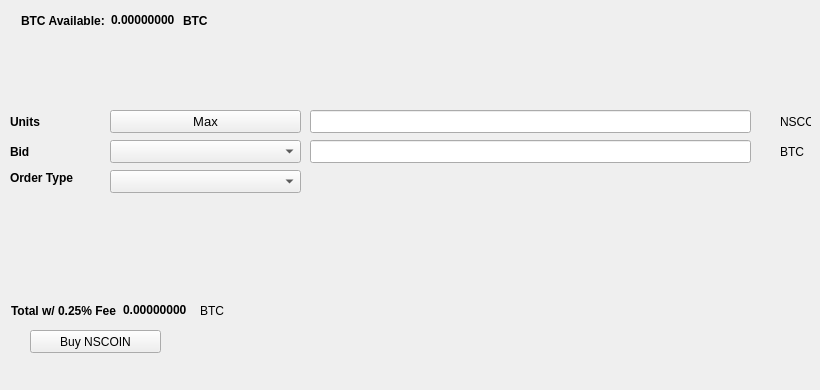
   <widget class="QWidget" name="BuyTab">
    <attribute name="title">
     <string>Buy</string>
    </attribute>
    <widget class="QPushButton" name="BuyNSCOIN">
     <property name="geometry">
      <rect>
       <x>30</x>
       <y>330</y>
       <width>131</width>
       <height>23</height>
      </rect>
     </property>
     <property name="text">
      <string>Buy NSCOIN</string>
     </property>
     <property name="icon">
      <iconset resource="../nscoin.qrc">
       <normaloff>:/icons/bitcoin</normaloff>:/icons/bitcoin</iconset>
     </property>
    </widget>
    <widget class="QLabel" name="label_3">
     <property name="geometry">
      <rect>
       <x>10</x>
       <y>110</y>
       <width>46</width>
       <height>23</height>
      </rect>
     </property>
     <property name="font">
      <font>
       <weight>75</weight>
       <bold>true</bold>
      </font>
     </property>
     <property name="text">
      <string>Units</string>
     </property>
    </widget>
    <widget class="QLineEdit" name="UnitsInput">
     <property name="geometry">
      <rect>
       <x>310</x>
       <y>110</y>
       <width>441</width>
       <height>23</height>
      </rect>
     </property>
     <property name="font">
      <font>
       <pointsize>9</pointsize>
       <weight>75</weight>
       <bold>true</bold>
      </font>
     </property>
    </widget>
    <widget class="QLineEdit" name="BuyBidPriceEdit">
     <property name="geometry">
      <rect>
       <x>310</x>
       <y>140</y>
       <width>441</width>
       <height>23</height>
      </rect>
     </property>
     <property name="font">
      <font>
       <pointsize>9</pointsize>
       <weight>75</weight>
       <bold>true</bold>
      </font>
     </property>
    </widget>
    <widget class="QLabel" name="label_4">
     <property name="geometry">
      <rect>
       <x>780</x>
       <y>110</y>
       <width>31</width>
       <height>23</height>
      </rect>
     </property>
     <property name="text">
      <string>NSCOIN</string>
     </property>
    </widget>
    <widget class="QLabel" name="label_5">
     <property name="geometry">
      <rect>
       <x>780</x>
       <y>140</y>
       <width>31</width>
       <height>23</height>
      </rect>
     </property>
     <property name="text">
      <string>BTC</string>
     </property>
    </widget>
    <widget class="QLabel" name="label_6">
     <property name="geometry">
      <rect>
       <x>10</x>
       <y>140</y>
       <width>46</width>
       <height>23</height>
      </rect>
     </property>
     <property name="font">
      <font>
       <weight>75</weight>
       <bold>true</bold>
      </font>
     </property>
     <property name="text">
      <string>Bid</string>
     </property>
    </widget>
    <widget class="QLabel" name="label_7">
     <property name="geometry">
      <rect>
       <x>10</x>
       <y>170</y>
       <width>91</width>
       <height>16</height>
      </rect>
     </property>
     <property name="font">
      <font>
       <weight>75</weight>
       <bold>true</bold>
      </font>
     </property>
     <property name="text">
      <string>Order Type</string>
     </property>
    </widget>
    <widget class="QPushButton" name="Buy_Max_Amount">
     <property name="geometry">
      <rect>
       <x>110</x>
       <y>110</y>
       <width>191</width>
       <height>23</height>
      </rect>
     </property>
     <property name="font">
      <font>
       <pointsize>10</pointsize>
      </font>
     </property>
     <property name="text">
      <string>Max</string>
     </property>
    </widget>
    <widget class="QComboBox" name="BuyBidcomboBox">
     <property name="geometry">
      <rect>
       <x>110</x>
       <y>140</y>
       <width>191</width>
       <height>23</height>
      </rect>
     </property>
     <property name="font">
      <font>
       <pointsize>10</pointsize>
      </font>
     </property>
    </widget>
    <widget class="QComboBox" name="buyOrdertypeCombo">
     <property name="geometry">
      <rect>
       <x>110</x>
       <y>170</y>
       <width>191</width>
       <height>23</height>
      </rect>
     </property>
     <property name="font">
      <font>
       <pointsize>10</pointsize>
      </font>
     </property>
    </widget>
    <widget class="QWidget" name="layoutWidget1">
     <property name="geometry">
      <rect>
       <x>21</x>
       <y>11</y>
       <width>227</width>
       <height>19</height>
      </rect>
     </property>
     <layout class="QHBoxLayout" name="horizontalLayout_3">
      <item>
       <widget class="QLabel" name="label232">
        <property name="font">
         <font>
          <weight>75</weight>
          <bold>true</bold>
         </font>
        </property>
        <property name="text">
         <string>BTC Available:</string>
        </property>
       </widget>
      </item>
      <item>
       <widget class="QLabel" name="BtcAvailableLbl">
        <property name="palette">
         <palette>
          <active>
           <colorrole role="WindowText">
            <brush brushstyle="SolidPattern">
             <color alpha="255">
              <red>0</red>
              <green>0</green>
              <blue>0</blue>
             </color>
            </brush>
           </colorrole>
           <colorrole role="Button">
            <brush brushstyle="SolidPattern">
             <color alpha="255">
              <red>0</red>
              <green>170</green>
              <blue>0</blue>
             </color>
            </brush>
           </colorrole>
           <colorrole role="Light">
            <brush brushstyle="SolidPattern">
             <color alpha="255">
              <red>0</red>
              <green>255</green>
              <blue>0</blue>
             </color>
            </brush>
           </colorrole>
           <colorrole role="Midlight">
            <brush brushstyle="SolidPattern">
             <color alpha="255">
              <red>0</red>
              <green>212</green>
              <blue>0</blue>
             </color>
            </brush>
           </colorrole>
           <colorrole role="Dark">
            <brush brushstyle="SolidPattern">
             <color alpha="255">
              <red>0</red>
              <green>85</green>
              <blue>0</blue>
             </color>
            </brush>
           </colorrole>
           <colorrole role="Mid">
            <brush brushstyle="SolidPattern">
             <color alpha="255">
              <red>0</red>
              <green>113</green>
              <blue>0</blue>
             </color>
            </brush>
           </colorrole>
           <colorrole role="Text">
            <brush brushstyle="SolidPattern">
             <color alpha="255">
              <red>0</red>
              <green>170</green>
              <blue>0</blue>
             </color>
            </brush>
           </colorrole>
           <colorrole role="BrightText">
            <brush brushstyle="SolidPattern">
             <color alpha="255">
              <red>255</red>
              <green>255</green>
              <blue>255</blue>
             </color>
            </brush>
           </colorrole>
           <colorrole role="ButtonText">
            <brush brushstyle="SolidPattern">
             <color alpha="255">
              <red>0</red>
              <green>0</green>
              <blue>0</blue>
             </color>
            </brush>
           </colorrole>
           <colorrole role="Base">
            <brush brushstyle="SolidPattern">
             <color alpha="255">
              <red>255</red>
              <green>255</green>
              <blue>255</blue>
             </color>
            </brush>
           </colorrole>
           <colorrole role="Window">
            <brush brushstyle="SolidPattern">
             <color alpha="255">
              <red>0</red>
              <green>170</green>
              <blue>0</blue>
             </color>
            </brush>
           </colorrole>
           <colorrole role="Shadow">
            <brush brushstyle="SolidPattern">
             <color alpha="255">
              <red>0</red>
              <green>0</green>
              <blue>0</blue>
             </color>
            </brush>
           </colorrole>
           <colorrole role="AlternateBase">
            <brush brushstyle="SolidPattern">
             <color alpha="255">
              <red>127</red>
              <green>212</green>
              <blue>127</blue>
             </color>
            </brush>
           </colorrole>
           <colorrole role="ToolTipBase">
            <brush brushstyle="SolidPattern">
             <color alpha="255">
              <red>255</red>
              <green>255</green>
              <blue>220</blue>
             </color>
            </brush>
           </colorrole>
           <colorrole role="ToolTipText">
            <brush brushstyle="SolidPattern">
             <color alpha="255">
              <red>0</red>
              <green>0</green>
              <blue>0</blue>
             </color>
            </brush>
           </colorrole>
          </active>
          <inactive>
           <colorrole role="WindowText">
            <brush brushstyle="SolidPattern">
             <color alpha="255">
              <red>0</red>
              <green>0</green>
              <blue>0</blue>
             </color>
            </brush>
           </colorrole>
           <colorrole role="Button">
            <brush brushstyle="SolidPattern">
             <color alpha="255">
              <red>0</red>
              <green>170</green>
              <blue>0</blue>
             </color>
            </brush>
           </colorrole>
           <colorrole role="Light">
            <brush brushstyle="SolidPattern">
             <color alpha="255">
              <red>0</red>
              <green>255</green>
              <blue>0</blue>
             </color>
            </brush>
           </colorrole>
           <colorrole role="Midlight">
            <brush brushstyle="SolidPattern">
             <color alpha="255">
              <red>0</red>
              <green>212</green>
              <blue>0</blue>
             </color>
            </brush>
           </colorrole>
           <colorrole role="Dark">
            <brush brushstyle="SolidPattern">
             <color alpha="255">
              <red>0</red>
              <green>85</green>
              <blue>0</blue>
             </color>
            </brush>
           </colorrole>
           <colorrole role="Mid">
            <brush brushstyle="SolidPattern">
             <color alpha="255">
              <red>0</red>
              <green>113</green>
              <blue>0</blue>
             </color>
            </brush>
           </colorrole>
           <colorrole role="Text">
            <brush brushstyle="SolidPattern">
             <color alpha="255">
              <red>0</red>
              <green>170</green>
              <blue>0</blue>
             </color>
            </brush>
           </colorrole>
           <colorrole role="BrightText">
            <brush brushstyle="SolidPattern">
             <color alpha="255">
              <red>255</red>
              <green>255</green>
              <blue>255</blue>
             </color>
            </brush>
           </colorrole>
           <colorrole role="ButtonText">
            <brush brushstyle="SolidPattern">
             <color alpha="255">
              <red>0</red>
              <green>0</green>
              <blue>0</blue>
             </color>
            </brush>
           </colorrole>
           <colorrole role="Base">
            <brush brushstyle="SolidPattern">
             <color alpha="255">
              <red>255</red>
              <green>255</green>
              <blue>255</blue>
             </color>
            </brush>
           </colorrole>
           <colorrole role="Window">
            <brush brushstyle="SolidPattern">
             <color alpha="255">
              <red>0</red>
              <green>170</green>
              <blue>0</blue>
             </color>
            </brush>
           </colorrole>
           <colorrole role="Shadow">
            <brush brushstyle="SolidPattern">
             <color alpha="255">
              <red>0</red>
              <green>0</green>
              <blue>0</blue>
             </color>
            </brush>
           </colorrole>
           <colorrole role="AlternateBase">
            <brush brushstyle="SolidPattern">
             <color alpha="255">
              <red>127</red>
              <green>212</green>
              <blue>127</blue>
             </color>
            </brush>
           </colorrole>
           <colorrole role="ToolTipBase">
            <brush brushstyle="SolidPattern">
             <color alpha="255">
              <red>255</red>
              <green>255</green>
              <blue>220</blue>
             </color>
            </brush>
           </colorrole>
           <colorrole role="ToolTipText">
            <brush brushstyle="SolidPattern">
             <color alpha="255">
              <red>0</red>
              <green>0</green>
              <blue>0</blue>
             </color>
            </brush>
           </colorrole>
          </inactive>
          <disabled>
           <colorrole role="WindowText">
            <brush brushstyle="SolidPattern">
             <color alpha="255">
              <red>0</red>
              <green>85</green>
              <blue>0</blue>
             </color>
            </brush>
           </colorrole>
           <colorrole role="Button">
            <brush brushstyle="SolidPattern">
             <color alpha="255">
              <red>0</red>
              <green>170</green>
              <blue>0</blue>
             </color>
            </brush>
           </colorrole>
           <colorrole role="Light">
            <brush brushstyle="SolidPattern">
             <color alpha="255">
              <red>0</red>
              <green>255</green>
              <blue>0</blue>
             </color>
            </brush>
           </colorrole>
           <colorrole role="Midlight">
            <brush brushstyle="SolidPattern">
             <color alpha="255">
              <red>0</red>
              <green>212</green>
              <blue>0</blue>
             </color>
            </brush>
           </colorrole>
           <colorrole role="Dark">
            <brush brushstyle="SolidPattern">
             <color alpha="255">
              <red>0</red>
              <green>85</green>
              <blue>0</blue>
             </color>
            </brush>
           </colorrole>
           <colorrole role="Mid">
            <brush brushstyle="SolidPattern">
             <color alpha="255">
              <red>0</red>
              <green>113</green>
              <blue>0</blue>
             </color>
            </brush>
           </colorrole>
           <colorrole role="Text">
            <brush brushstyle="SolidPattern">
             <color alpha="255">
              <red>0</red>
              <green>85</green>
              <blue>0</blue>
             </color>
            </brush>
           </colorrole>
           <colorrole role="BrightText">
            <brush brushstyle="SolidPattern">
             <color alpha="255">
              <red>255</red>
              <green>255</green>
              <blue>255</blue>
             </color>
            </brush>
           </colorrole>
           <colorrole role="ButtonText">
            <brush brushstyle="SolidPattern">
             <color alpha="255">
              <red>0</red>
              <green>85</green>
              <blue>0</blue>
             </color>
            </brush>
           </colorrole>
           <colorrole role="Base">
            <brush brushstyle="SolidPattern">
             <color alpha="255">
              <red>0</red>
              <green>170</green>
              <blue>0</blue>
             </color>
            </brush>
           </colorrole>
           <colorrole role="Window">
            <brush brushstyle="SolidPattern">
             <color alpha="255">
              <red>0</red>
              <green>170</green>
              <blue>0</blue>
             </color>
            </brush>
           </colorrole>
           <colorrole role="Shadow">
            <brush brushstyle="SolidPattern">
             <color alpha="255">
              <red>0</red>
              <green>0</green>
              <blue>0</blue>
             </color>
            </brush>
           </colorrole>
           <colorrole role="AlternateBase">
            <brush brushstyle="SolidPattern">
             <color alpha="255">
              <red>0</red>
              <green>170</green>
              <blue>0</blue>
             </color>
            </brush>
           </colorrole>
           <colorrole role="ToolTipBase">
            <brush brushstyle="SolidPattern">
             <color alpha="255">
              <red>255</red>
              <green>255</green>
              <blue>220</blue>
             </color>
            </brush>
           </colorrole>
           <colorrole role="ToolTipText">
            <brush brushstyle="SolidPattern">
             <color alpha="255">
              <red>0</red>
              <green>0</green>
              <blue>0</blue>
             </color>
            </brush>
           </colorrole>
          </disabled>
         </palette>
        </property>
        <property name="font">
         <font>
          <weight>75</weight>
          <bold>true</bold>
         </font>
        </property>
        <property name="text">
         <string>0.00000000</string>
        </property>
        <property name="textInteractionFlags">
         <set>Qt::LinksAccessibleByMouse|Qt::TextSelectableByKeyboard|Qt::TextSelectableByMouse</set>
        </property>
       </widget>
      </item>
      <item>
       <widget class="QLabel" name="BtcAvailableLbl_2">
        <property name="font">
         <font>
          <weight>75</weight>
          <bold>true</bold>
         </font>
        </property>
        <property name="text">
         <string>BTC</string>
        </property>
       </widget>
      </item>
     </layout>
    </widget>
    <widget class="QWidget" name="layoutWidge2">
     <property name="geometry">
      <rect>
       <x>11</x>
       <y>301</y>
       <width>259</width>
       <height>19</height>
      </rect>
     </property>
     <layout class="QHBoxLayout" name="horizontalLayout_4">
      <item>
       <widget class="QLabel" name="label_9">
        <property name="font">
         <font>
          <weight>75</weight>
          <bold>true</bold>
         </font>
        </property>
        <property name="text">
         <string>Total w/ 0.25% Fee</string>
        </property>
       </widget>
      </item>
      <item>
       <widget class="QLabel" name="BuyCostLabel">
        <property name="palette">
         <palette>
          <active>
           <colorrole role="WindowText">
            <brush brushstyle="SolidPattern">
             <color alpha="255">
              <red>0</red>
              <green>0</green>
              <blue>0</blue>
             </color>
            </brush>
           </colorrole>
           <colorrole role="Button">
            <brush brushstyle="SolidPattern">
             <color alpha="255">
              <red>0</red>
              <green>170</green>
              <blue>0</blue>
             </color>
            </brush>
           </colorrole>
           <colorrole role="Light">
            <brush brushstyle="SolidPattern">
             <color alpha="255">
              <red>0</red>
              <green>255</green>
              <blue>0</blue>
             </color>
            </brush>
           </colorrole>
           <colorrole role="Midlight">
            <brush brushstyle="SolidPattern">
             <color alpha="255">
              <red>0</red>
              <green>212</green>
              <blue>0</blue>
             </color>
            </brush>
           </colorrole>
           <colorrole role="Dark">
            <brush brushstyle="SolidPattern">
             <color alpha="255">
              <red>0</red>
              <green>85</green>
              <blue>0</blue>
             </color>
            </brush>
           </colorrole>
           <colorrole role="Mid">
            <brush brushstyle="SolidPattern">
             <color alpha="255">
              <red>0</red>
              <green>113</green>
              <blue>0</blue>
             </color>
            </brush>
           </colorrole>
           <colorrole role="Text">
            <brush brushstyle="SolidPattern">
             <color alpha="255">
              <red>0</red>
              <green>170</green>
              <blue>0</blue>
             </color>
            </brush>
           </colorrole>
           <colorrole role="BrightText">
            <brush brushstyle="SolidPattern">
             <color alpha="255">
              <red>255</red>
              <green>255</green>
              <blue>255</blue>
             </color>
            </brush>
           </colorrole>
           <colorrole role="ButtonText">
            <brush brushstyle="SolidPattern">
             <color alpha="255">
              <red>0</red>
              <green>0</green>
              <blue>0</blue>
             </color>
            </brush>
           </colorrole>
           <colorrole role="Base">
            <brush brushstyle="SolidPattern">
             <color alpha="255">
              <red>255</red>
              <green>255</green>
              <blue>255</blue>
             </color>
            </brush>
           </colorrole>
           <colorrole role="Window">
            <brush brushstyle="SolidPattern">
             <color alpha="255">
              <red>0</red>
              <green>170</green>
              <blue>0</blue>
             </color>
            </brush>
           </colorrole>
           <colorrole role="Shadow">
            <brush brushstyle="SolidPattern">
             <color alpha="255">
              <red>0</red>
              <green>0</green>
              <blue>0</blue>
             </color>
            </brush>
           </colorrole>
           <colorrole role="AlternateBase">
            <brush brushstyle="SolidPattern">
             <color alpha="255">
              <red>127</red>
              <green>212</green>
              <blue>127</blue>
             </color>
            </brush>
           </colorrole>
           <colorrole role="ToolTipBase">
            <brush brushstyle="SolidPattern">
             <color alpha="255">
              <red>255</red>
              <green>255</green>
              <blue>220</blue>
             </color>
            </brush>
           </colorrole>
           <colorrole role="ToolTipText">
            <brush brushstyle="SolidPattern">
             <color alpha="255">
              <red>0</red>
              <green>0</green>
              <blue>0</blue>
             </color>
            </brush>
           </colorrole>
          </active>
          <inactive>
           <colorrole role="WindowText">
            <brush brushstyle="SolidPattern">
             <color alpha="255">
              <red>0</red>
              <green>0</green>
              <blue>0</blue>
             </color>
            </brush>
           </colorrole>
           <colorrole role="Button">
            <brush brushstyle="SolidPattern">
             <color alpha="255">
              <red>0</red>
              <green>170</green>
              <blue>0</blue>
             </color>
            </brush>
           </colorrole>
           <colorrole role="Light">
            <brush brushstyle="SolidPattern">
             <color alpha="255">
              <red>0</red>
              <green>255</green>
              <blue>0</blue>
             </color>
            </brush>
           </colorrole>
           <colorrole role="Midlight">
            <brush brushstyle="SolidPattern">
             <color alpha="255">
              <red>0</red>
              <green>212</green>
              <blue>0</blue>
             </color>
            </brush>
           </colorrole>
           <colorrole role="Dark">
            <brush brushstyle="SolidPattern">
             <color alpha="255">
              <red>0</red>
              <green>85</green>
              <blue>0</blue>
             </color>
            </brush>
           </colorrole>
           <colorrole role="Mid">
            <brush brushstyle="SolidPattern">
             <color alpha="255">
              <red>0</red>
              <green>113</green>
              <blue>0</blue>
             </color>
            </brush>
           </colorrole>
           <colorrole role="Text">
            <brush brushstyle="SolidPattern">
             <color alpha="255">
              <red>0</red>
              <green>170</green>
              <blue>0</blue>
             </color>
            </brush>
           </colorrole>
           <colorrole role="BrightText">
            <brush brushstyle="SolidPattern">
             <color alpha="255">
              <red>255</red>
              <green>255</green>
              <blue>255</blue>
             </color>
            </brush>
           </colorrole>
           <colorrole role="ButtonText">
            <brush brushstyle="SolidPattern">
             <color alpha="255">
              <red>0</red>
              <green>0</green>
              <blue>0</blue>
             </color>
            </brush>
           </colorrole>
           <colorrole role="Base">
            <brush brushstyle="SolidPattern">
             <color alpha="255">
              <red>255</red>
              <green>255</green>
              <blue>255</blue>
             </color>
            </brush>
           </colorrole>
           <colorrole role="Window">
            <brush brushstyle="SolidPattern">
             <color alpha="255">
              <red>0</red>
              <green>170</green>
              <blue>0</blue>
             </color>
            </brush>
           </colorrole>
           <colorrole role="Shadow">
            <brush brushstyle="SolidPattern">
             <color alpha="255">
              <red>0</red>
              <green>0</green>
              <blue>0</blue>
             </color>
            </brush>
           </colorrole>
           <colorrole role="AlternateBase">
            <brush brushstyle="SolidPattern">
             <color alpha="255">
              <red>127</red>
              <green>212</green>
              <blue>127</blue>
             </color>
            </brush>
           </colorrole>
           <colorrole role="ToolTipBase">
            <brush brushstyle="SolidPattern">
             <color alpha="255">
              <red>255</red>
              <green>255</green>
              <blue>220</blue>
             </color>
            </brush>
           </colorrole>
           <colorrole role="ToolTipText">
            <brush brushstyle="SolidPattern">
             <color alpha="255">
              <red>0</red>
              <green>0</green>
              <blue>0</blue>
             </color>
            </brush>
           </colorrole>
          </inactive>
          <disabled>
           <colorrole role="WindowText">
            <brush brushstyle="SolidPattern">
             <color alpha="255">
              <red>0</red>
              <green>85</green>
              <blue>0</blue>
             </color>
            </brush>
           </colorrole>
           <colorrole role="Button">
            <brush brushstyle="SolidPattern">
             <color alpha="255">
              <red>0</red>
              <green>170</green>
              <blue>0</blue>
             </color>
            </brush>
           </colorrole>
           <colorrole role="Light">
            <brush brushstyle="SolidPattern">
             <color alpha="255">
              <red>0</red>
              <green>255</green>
              <blue>0</blue>
             </color>
            </brush>
           </colorrole>
           <colorrole role="Midlight">
            <brush brushstyle="SolidPattern">
             <color alpha="255">
              <red>0</red>
              <green>212</green>
              <blue>0</blue>
             </color>
            </brush>
           </colorrole>
           <colorrole role="Dark">
            <brush brushstyle="SolidPattern">
             <color alpha="255">
              <red>0</red>
              <green>85</green>
              <blue>0</blue>
             </color>
            </brush>
           </colorrole>
           <colorrole role="Mid">
            <brush brushstyle="SolidPattern">
             <color alpha="255">
              <red>0</red>
              <green>113</green>
              <blue>0</blue>
             </color>
            </brush>
           </colorrole>
           <colorrole role="Text">
            <brush brushstyle="SolidPattern">
             <color alpha="255">
              <red>0</red>
              <green>85</green>
              <blue>0</blue>
             </color>
            </brush>
           </colorrole>
           <colorrole role="BrightText">
            <brush brushstyle="SolidPattern">
             <color alpha="255">
              <red>255</red>
              <green>255</green>
              <blue>255</blue>
             </color>
            </brush>
           </colorrole>
           <colorrole role="ButtonText">
            <brush brushstyle="SolidPattern">
             <color alpha="255">
              <red>0</red>
              <green>85</green>
              <blue>0</blue>
             </color>
            </brush>
           </colorrole>
           <colorrole role="Base">
            <brush brushstyle="SolidPattern">
             <color alpha="255">
              <red>0</red>
              <green>170</green>
              <blue>0</blue>
             </color>
            </brush>
           </colorrole>
           <colorrole role="Window">
            <brush brushstyle="SolidPattern">
             <color alpha="255">
              <red>0</red>
              <green>170</green>
              <blue>0</blue>
             </color>
            </brush>
           </colorrole>
           <colorrole role="Shadow">
            <brush brushstyle="SolidPattern">
             <color alpha="255">
              <red>0</red>
              <green>0</green>
              <blue>0</blue>
             </color>
            </brush>
           </colorrole>
           <colorrole role="AlternateBase">
            <brush brushstyle="SolidPattern">
             <color alpha="255">
              <red>0</red>
              <green>170</green>
              <blue>0</blue>
             </color>
            </brush>
           </colorrole>
           <colorrole role="ToolTipBase">
            <brush brushstyle="SolidPattern">
             <color alpha="255">
              <red>255</red>
              <green>255</green>
              <blue>220</blue>
             </color>
            </brush>
           </colorrole>
           <colorrole role="ToolTipText">
            <brush brushstyle="SolidPattern">
             <color alpha="255">
              <red>0</red>
              <green>0</green>
              <blue>0</blue>
             </color>
            </brush>
           </colorrole>
          </disabled>
         </palette>
        </property>
        <property name="font">
         <font>
          <weight>75</weight>
          <bold>true</bold>
         </font>
        </property>
        <property name="autoFillBackground">
         <bool>false</bool>
        </property>
        <property name="text">
         <string>0.00000000</string>
        </property>
        <property name="textInteractionFlags">
         <set>Qt::LinksAccessibleByMouse|Qt::TextSelectableByMouse</set>
        </property>
       </widget>
      </item>
      <item>
       <widget class="QLabel" name="label_10">
        <property name="font">
         <font>
          <weight>50</weight>
          <bold>false</bold>
         </font>
        </property>
        <property name="text">
         <string>BTC</string>
        </property>
       </widget>
      </item>
     </layout>
    </widget>
    <widget class="QLabel" name="label_24">
     <property name="geometry">
      <rect>
       <x>460</x>
       <y>300</y>
       <width>281</width>
       <height>81</height>
      </rect>
     </property>
     <property name="text">
      <string/>
     </property>
     <property name="pixmap">
      <pixmap>:/images/bittrex</pixmap>
     </property>
    </widget>
   </widget>
